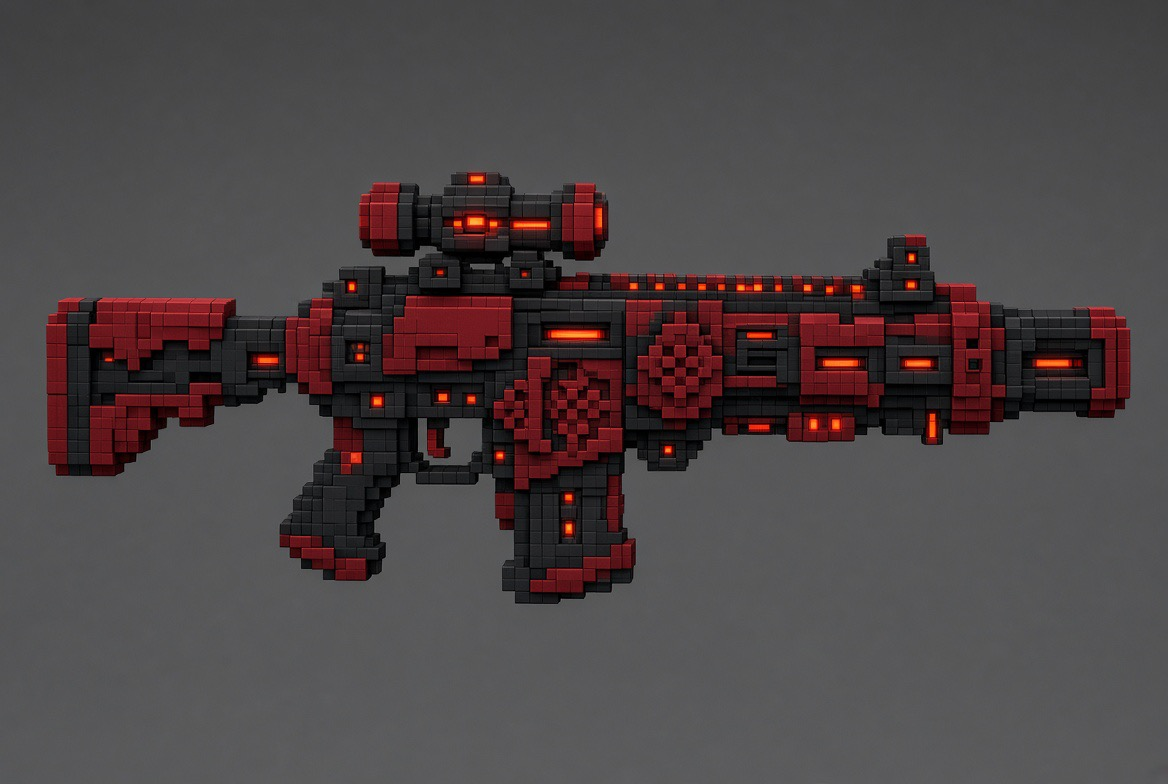
#> input picture art-drop/gun/gun_side_master.jpg, 1168 x 784 px, found by its file name
$ python sheet_to_voxels.py art-drop/gun/gun_side_master.jpg src/models/gothic_rifle_data.js
#> lines starting #> are read from the running program, lines starting #| are printed output that depends on the picture; after the words box and inside, x2 and y2 are one past the last pixel; in counts of white or black regions, pixels touching at a corner belong together
"""Turns Grok's side-view picture of the rifle into voxel colour data, so the model carries every
panel, rune and glow cell the picture shows (no hand-placed approximations).
usage: python3 tools/sheet_to_voxels.py art-drop/gun/gun_side_master.jpg src/models/gothic_rifle_data.js
Mapping (same as gothic_rifle.js): 1 voxel = 1/S picture pixels, picture pixel (OX, OY) is gun space (z=0, y=0)."""
import sys, json
import numpy as np
from PIL import Image
from scipy import ndimage as ndi

RES = 2                      # voxels per sheet-voxel along each axis (2 keeps the thin glow lines and small panels)
S, OX, OY = 0.0885 * RES, 430, 395
src, out = sys.argv[1], sys.argv[2]
a = np.array(Image.open(src).convert('RGB')).astype(float)
lum = a.mean(2); red = a[:, :, 0] - a[:, :, 1]
#> after `red = a[:, :, 0] - a[:, :, 1]`:
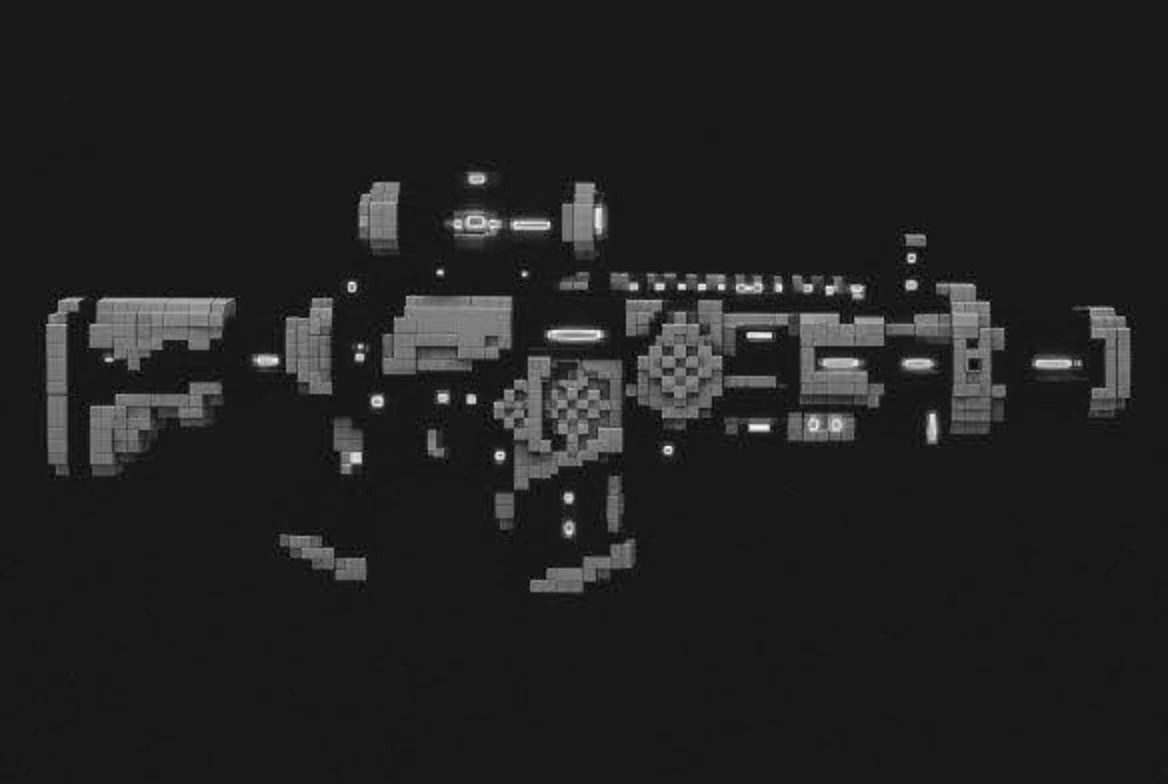
#> red: shape (784, 1168) float64; min -22, max 204, mean 7.9; drawn with min black and max white
mask = (red > 22) | (lum < 50)
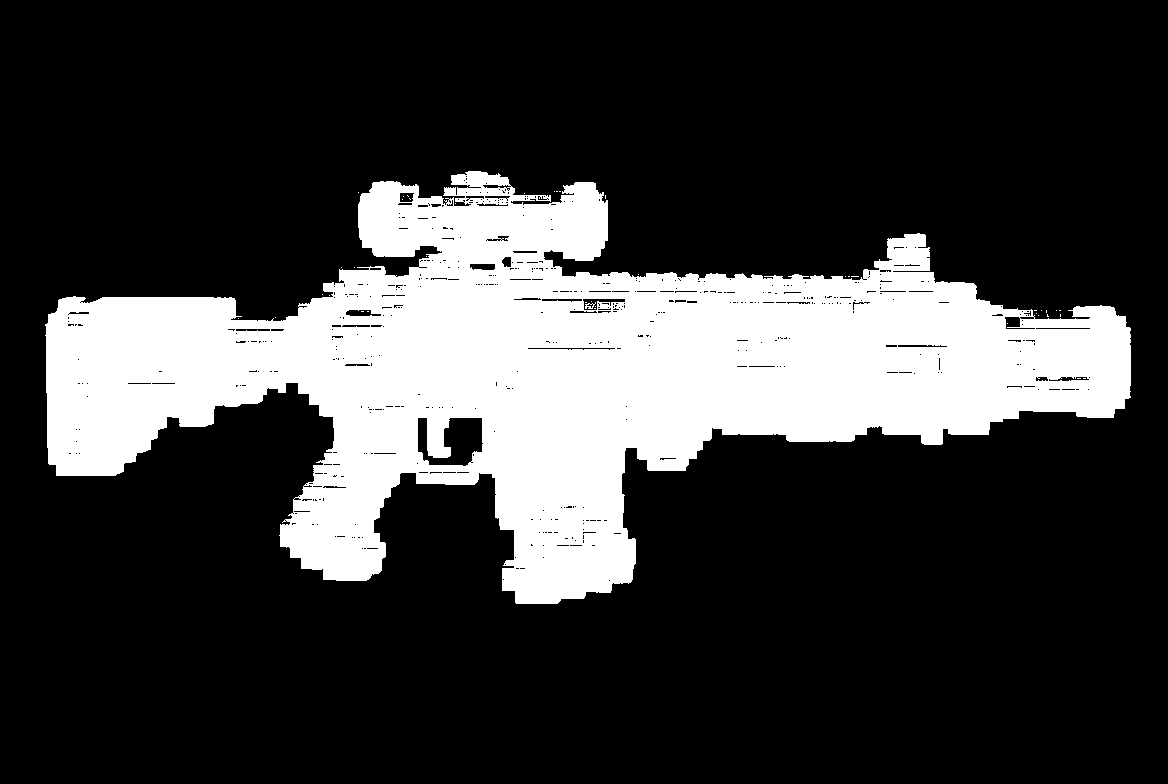
#> mask: shape (784, 1168) bool; 23% white; 42 white regions (40 under 20 px), largest, box (x1, y1, x2, y2) and area: (45, 171, 1131, 604) 210669, (585, 302, 596, 309) 35
mask = ndi.binary_fill_holes(ndi.binary_closing(ndi.binary_opening(mask, iterations=1), iterations=2))
#> mask: shape (784, 1168) bool; 23.7% white; 3 white regions (2 under 20 px), largest, box (x1, y1, x2, y2) and area: (45, 171, 1131, 604) 217017
lab, n = ndi.label(mask); mask = lab == (np.argmax(ndi.sum(mask, lab, range(1, n + 1))) + 1)
#> after `lab, n = ndi.label(mask)`:
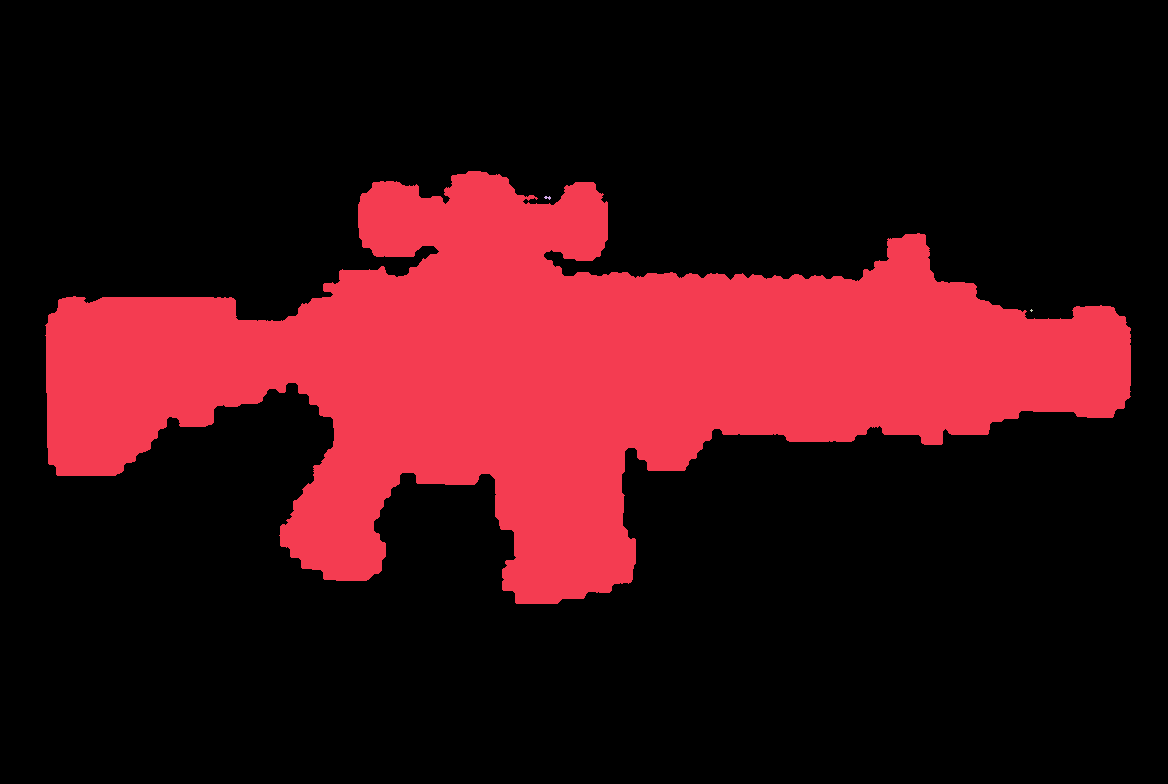
#> lab: shape (784, 1168) int32; 4 distinct labels, from 0 to 3; one colour per label, 0 black
#> after `lab, n = ndi.label(mask)`: n = 3
mask[:262, 340:625] = False          # the big scope on the sheet is replaced by the square-aperture sight (see gun sheet notes)
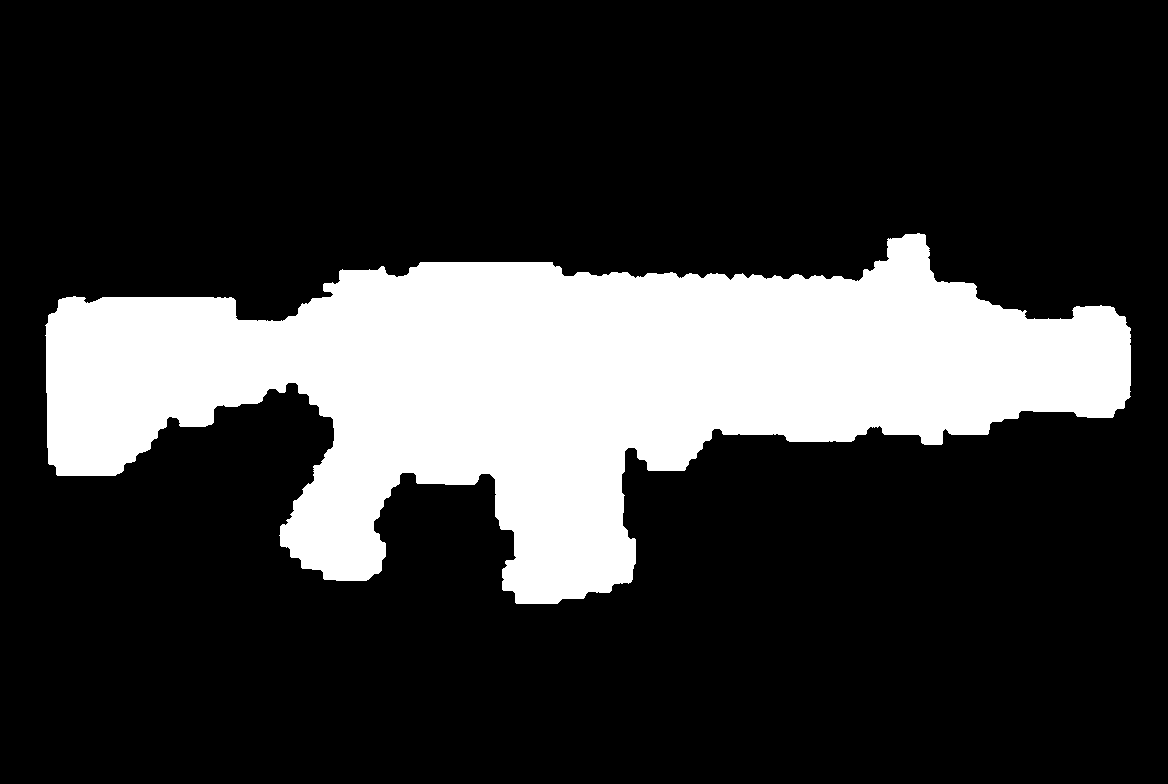
#> mask: shape (784, 1168) bool; 21.8% white; 1 white region, box (x1, y1, x2, y2) and area: (45, 233, 1131, 604) 199425

zmin, zmax = int(np.floor(-(1135 - OX) * S)), int(np.ceil(-(40 - OX) * S))
ymax, ymin = int(np.ceil((OY - 160) * S)), int(np.floor((OY - 610) * S))
cells, cols = {}, []
for z in range(zmin, zmax + 1):
    x0, x1 = OX - (z + 1) / S, OX - z / S
    for y in range(ymin, ymax + 1):
        p0, p1 = OY - (y + 1) / S, OY - y / S
        xa, xb, ya, yb = int(round(x0)), int(round(x1)), int(round(p0)), int(round(p1))
        if xb <= xa or yb <= ya or xa < 0 or ya < 0 or xb > a.shape[1] or yb > a.shape[0]: continue
        m = mask[ya:yb, xa:xb]
        if m.mean() < 0.5: continue
        # central part of the block only, so the dark grid lines between voxels do not dull the colour
        cx, cy = (xa + xb) // 2, (ya + yb) // 2
        blk = a[cy - 1:cy + 2, cx - 1:cx + 2].reshape(-1, 3)
        # glow lines are thin: if any pixel of the block is clearly glowing, the cell glows; otherwise take the median colour
        gl = blk[(blk[:, 0] >= 232) & (blk[:, 1] >= 60) & (blk[:, 2] < 80)]      # real glow is bright orange (r 245-255); lit crimson tops out near r 195
        cells[(z, y)] = gl.mean(0) if len(gl) >= 2 else np.median(blk, axis=0); cols.append(cells[(z, y)])
#> after the loop, cells = 6263 items; cols = 6263 items, first 6: [71, 30, 22], [91, 20, 29], [94, 22, 24], [101, 21, 26], [102, 22, 26], [108, 21, 27]
def is_glow(c): return c[0] >= 232 and c[1] >= 60 and c[2] < 80
glow_cells = {k: v for k, v in cells.items() if is_glow(v)}
#> glow_cells = 89 items
cols = np.array([v for k, v in cells.items() if k not in glow_cells])
# cluster the lit-stone colours into a small palette so the model reads clean; glow cells get two fixed colours
rng = np.random.default_rng(3); K = 28
cent = cols[rng.choice(len(cols), K, replace=False)]
#> cent = 28 rows, first 8: [25, 26, 28], [51, 53, 50], [179, 58, 63], [70, 21, 27], [30, 17, 17], [52, 2, 3], [106, 24, 26], [83, 27, 31]
for _ in range(25):
    d = ((cols[:, None, :] - cent[None]) ** 2).sum(2); asg = d.argmin(1)
    for k in range(K):
        if (asg == k).any(): cent[k] = cols[asg == k].mean(0)
#> after the loop, cent = 28 rows, first 8: [24.2, 24.14, 25.78], [89.54, 83.21, 83.96], [172.1, 51.86, 49.36], [66.48, 22.05, 24.64], [32.61, 15.64, 16.91], [63.71, 11.22, 13.05], [136.4, 34.88, 38.03], [89.94, 27.72, 30.69]
pal = [int(c[0]) << 16 | int(c[1]) << 8 | int(c[2]) for c in cent] + [0xff4d14, 0xff9a2a]
#> pal = 30 values, max 16751146 at index 29, min 328451 at index 12, mean 4593684.1
isglow = [0] * K + [1, 1]
CH = '0123456789abcdefghijklmnopqrstuvwxyz'
def pick(k, c):
    if k in glow_cells: return CH[K + (1 if c[1] > 125 else 0)]
    return CH[int(((c - cent) ** 2).sum(1).argmin())]
rows = []
for y in range(ymax, ymin - 1, -1):
    rows.append(''.join('.' if (z, y) not in cells else pick((z, y), cells[(z, y)]) for z in range(zmax, zmin - 1, -1)))
#> after the loop, rows = 82 items
js = ('/* Generated by tools/sheet_to_voxels.py from art-drop/gun/gun_side_master.jpg. Do not edit by hand.\n'
      '   rows run top (high y) to bottom; columns run rear (high z) to muzzle (low z); "." is empty. */\n'
      'const GothicRifleSheet = ' + json.dumps({'palette': pal, 'glow': isglow, 'res': RES, 'zMax': zmax, 'zMin': zmin, 'yMax': ymax, 'yMin': ymin, 'rows': rows}) + ';\n'
      "if (typeof module !== 'undefined') module.exports = GothicRifleSheet;\n")
open(out, 'w').write(js)
print('cells', len(cells), 'palette', len(pal), 'glow entries', sum(isglow), 'z', zmin, zmax, 'y', ymin, ymax)
#| cells 6263 palette 30 glow entries 2 z -125 70 y -39 42

$ run again, with art-drop/gun/gun_three_quarter_rear.jpg copied over art-drop/gun/gun_side_master.jpg
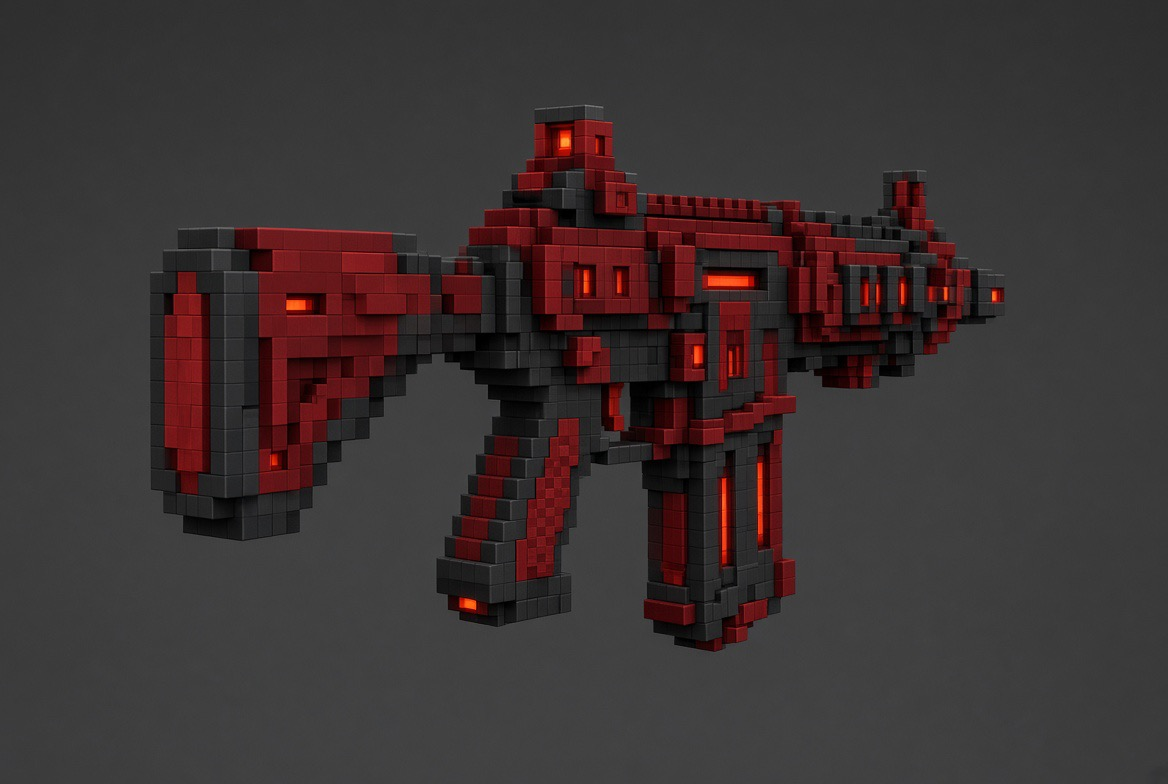
#> input picture art-drop/gun/gun_three_quarter_rear.jpg, 1168 x 784 px, found by its file name
#> `lab, n = ndi.label(mask)`:
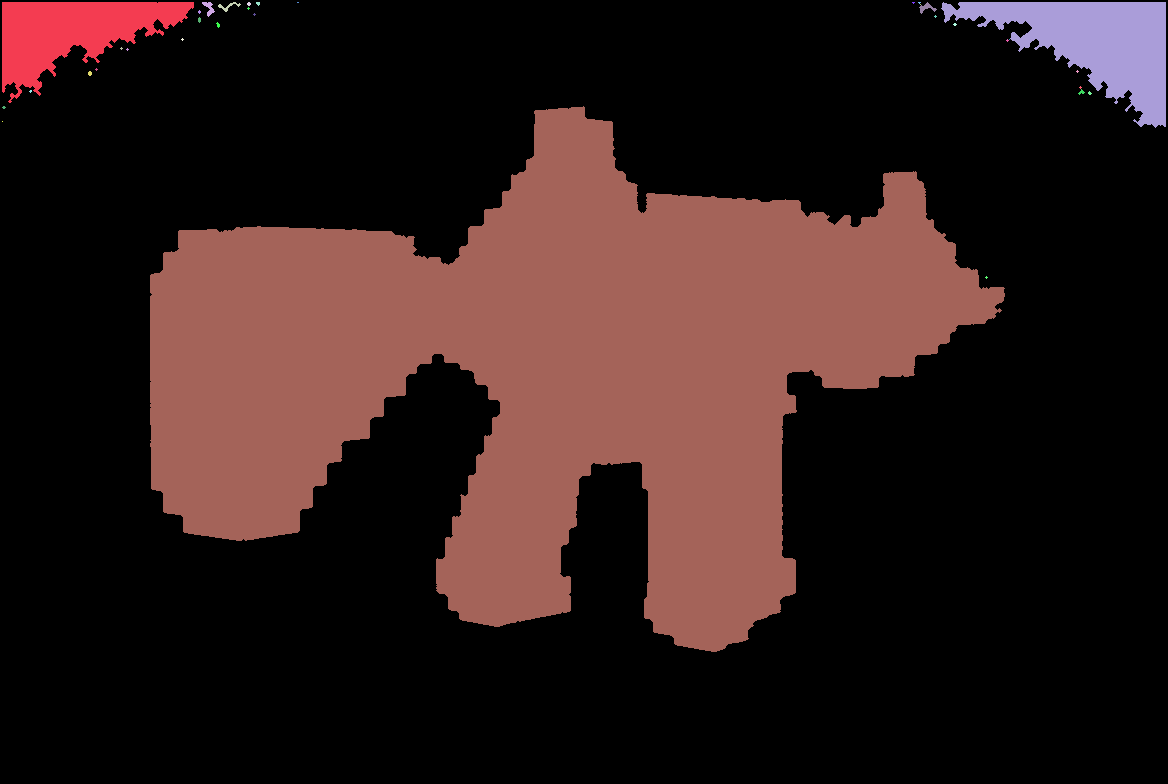
#> lab: shape (784, 1168) int32; 35 distinct labels, from 0 to 34; one colour per label, 0 black
#> n = 34
#> `mask[:262, 340:625] = False`:
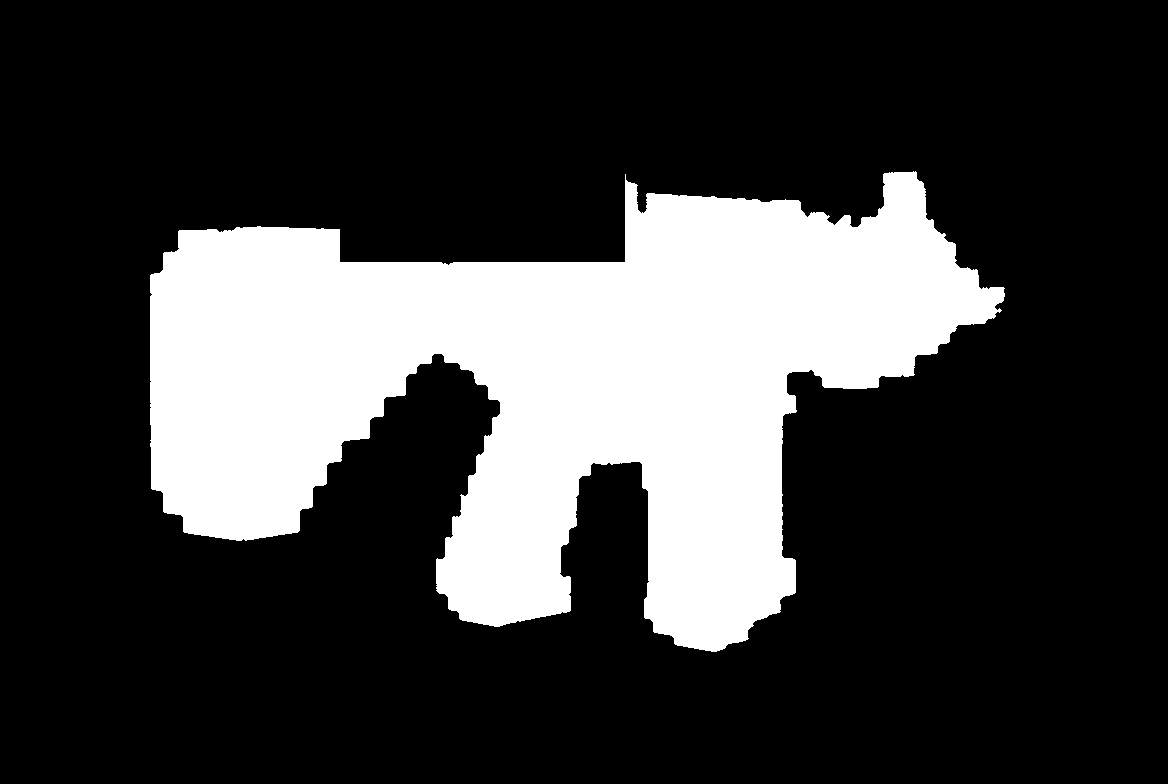
#> mask: shape (784, 1168) bool; 23.7% white; 1 white region, box (x1, y1, x2, y2) and area: (150, 171, 1005, 652) 217243
#> after the loop `for z in range(zmin, zmax + 1):`: cells = 6731 items; cols = 6731 items, first 6: [79, 21, 14], [62, 17, 18], [106, 47, 48], [145, 4, 2], [85, 9, 5], [45, 45, 45]
#> glow_cells = 53 items
#> `cent = cols[rng.choice(len(cols), K, replace=False)]`: cent = 28 rows, first 8: [42, 42, 42], [121, 28, 34], [52, 7, 11], [75, 53, 51], [34, 34, 34], [115, 28, 28], [48, 48, 48], [31, 35, 34]
#> after the loop `for _ in range(25):`: cent = 28 rows, first 8: [46.05, 44.9, 45.62], [144.4, 55.43, 54.86], [47.94, 5.6, 6.7], [75.83, 36.19, 37.65], [35.17, 35.11, 35.27], [116.6, 24.84, 27.14], [50.78, 49.64, 50.34], [33.26, 31.81, 32.02]
#> pal = 30 values, max 16751146 at index 29, min 393987 at index 9, mean 4943456
#> after the loop `for y in range(ymax, ymin - 1, -1):`: rows = 82 items
#| cells 6731 palette 30 glow entries 2 z -125 70 y -39 42
